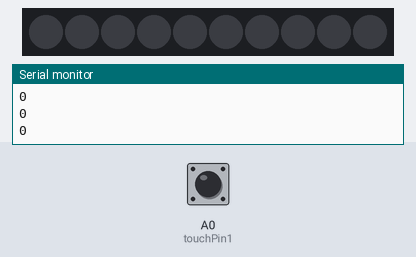
Bench run of a sketch on a simulated Arduino Uno, built with avr-gcc and run on an emulated ATmega328P. Shown: 10 RGB LEDs in strip order, left to right, the last lines printed to the serial monitor. The test bench sets the inputs (shaded band); at power-on: A0 (touchPin1) HIGH. Dim RGB values are drawn brighter than linear.

Above: at 1.2 s.
1.3 s: A0 (touchPin1) pulled LOW for 0.15 s
At 1.8 s:
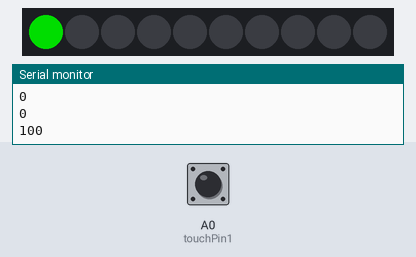
7.4 s: A0 (touchPin1) pulled LOW for 1 s
At 8.4 s:
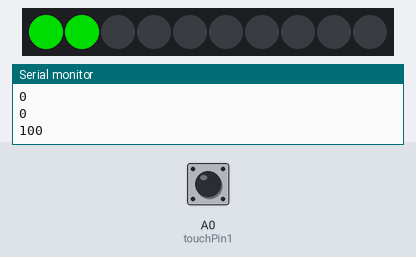
11.4 s: A0 (touchPin1) pulled LOW for 3.2 s
At 14.1 s:
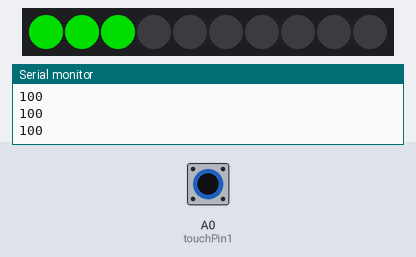
Timing chart, 0 to 15.6 s (numbered marks = the images above; inputs shaded):
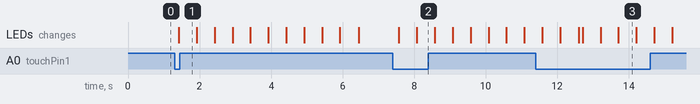

Measured:
- after the input at 1.3 s, the LEDs: change after 0.12 s (image 1)
- after the input at 7.4 s, the LEDs: first change after 0.18 s (image 2 shows a later state)
- what the display in image 3 shows lasts 0.5 s, from 13.7 s to 14.2 s

The sketch:

NeoTouch_Off.ino
```cpp
/*
* This code is for an Uno board, with touch capacity enabled.
* NeoPixel strip on Pin 6
* When you touch a leaf or the touch capacitive pin on A0 a strip of 10 NeoPixels will light up. Then turn off after all have been lit with green color.
* NeoPixels will stay off until it has been touched again.
*/


#include <Adafruit_NeoPixel.h>
#ifdef __AVR__
#include <avr/power.h> // Required for 16 MHz Adafruit Trinket
#endif


// Which pin on the Arduino is connected to the NeoPixels?
#define PIN        6 // On Trinket or Gemma, suggest changing this to 1

// How many NeoPixels are attached to the Arduino?
#define NUMPIXELS 10 // Popular NeoPixel ring size

Adafruit_NeoPixel pixels(NUMPIXELS, PIN, NEO_GRB + NEO_KHZ800);

#define DELAYVAL 500 // Time (in milliseconds) to pause between pixels
#include "ADCTouch.h"

int ref0;
int touchPin1 = A0;
int val0constrained = 0;

int val0high = 350;
int val0low = 0;

int threshold = 10;
int pos = 0;

void setup() {

  pixels.begin(); // INITIALIZE NeoPixel strip object (REQUIRED)

  {
     Serial.begin(9600);
     ref0 = ADCTouch.read(touchPin1, 200);
  }

}


void loop() {
  pixels.clear(); // Set all pixel colors to 'off'
  // The first NeoPixel in a strand is #0, second is 1, all the way up
  // to the count of pixels minus one.
  int value0 = ADCTouch.read(touchPin1);
  value0 -= ref0;

  Serial.println(value0);

  for(int i=0; i<NUMPIXELS; i++) { // For each pixel...
            // pixels.Color() takes RGB values, from 0,0,0 up to 255,255,255
            // Here we're using a moderately bright green color:
            pixels.setPixelColor(i, pixels.Color(0, 0, 0));
            pixels.show();   // Send the updated pixel colors to the hardware.
            delay(10); // Pause before next pass through loop
          }

    if (value0 > 50) { // CHANGE THIS VALUE TO REFLECT WHAT YOUR SENSING LEVEL IS?
    colorChange();
    Serial.println(value0);
    }
  delay(10);
 }


void colorChange(){
        for(int i=0; i<NUMPIXELS; i++) { // For each pixel...
            // pixels.Color() takes RGB values, from 0,0,0 up to 255,255,255
            // Here we're using a moderately bright green color:
            pixels.setPixelColor(i, pixels.Color(0, 150, 0));
            pixels.show();   // Send the updated pixel colors to the hardware.
            delay(DELAYVAL); // Pause before next pass through loop
          }
}
```
